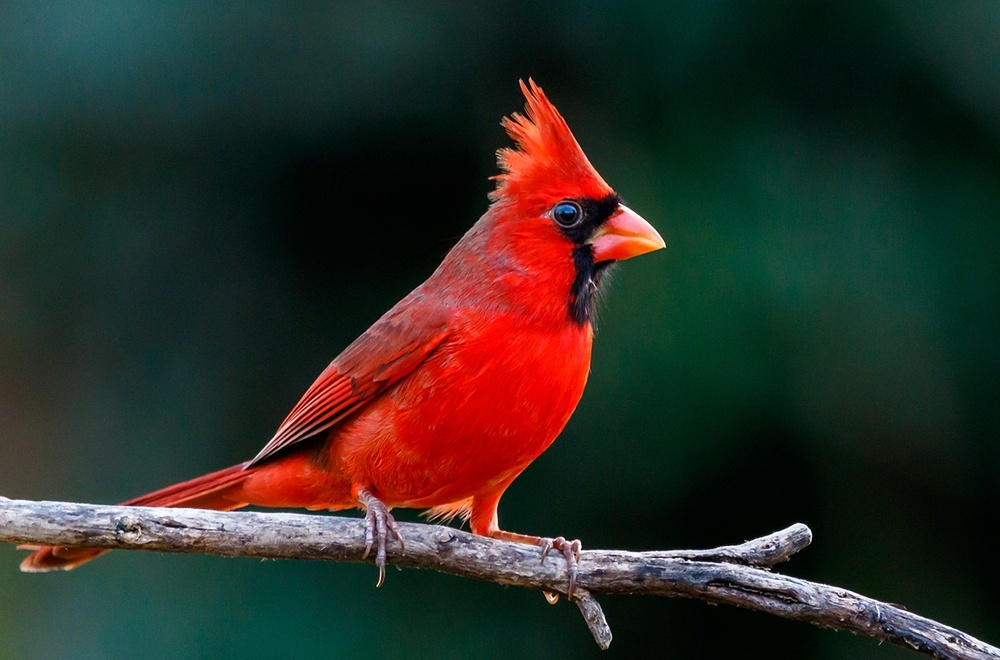
#> input picture XLA/Image/bird1.jpg, 1000 x 660 px, shrunk from 1212 x 800 before the run, given in place of the camera
$ jupyter execute edge_detection_cam.ipynb   (older library calls are emulated)
#> lines starting #> are read from the running program, lines starting #| are printed output that depends on the picture; after the words box and inside, x2 and y2 are one past the last pixel; in counts of white or black regions, pixels touching at a corner belong together
#> further down, frame is the input picture: shape (660, 1000, 3); mean B, G, R 38.6, 45.7, 45.3
[cell 1]
import matplotlib.image as mpimg
import matplotlib.pyplot as plt
import numpy as np
import cv2

[cell 2]
def canny(image_color):

    threshold_1 = 30
    threshold_2 = 80
    image_gray = cv2.cvtColor(image_color, cv2.COLOR_BGR2GRAY)
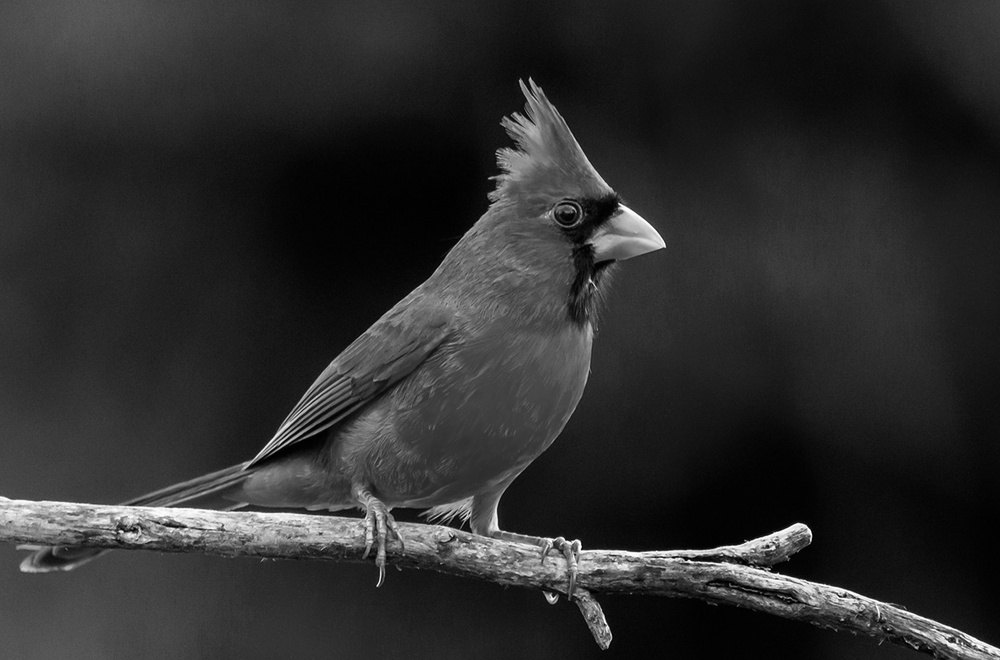
#> image_gray: shape (660, 1000); min 0, max 255, mean 44.8
    canny = cv2.Canny(image_gray, threshold_1, threshold_2)
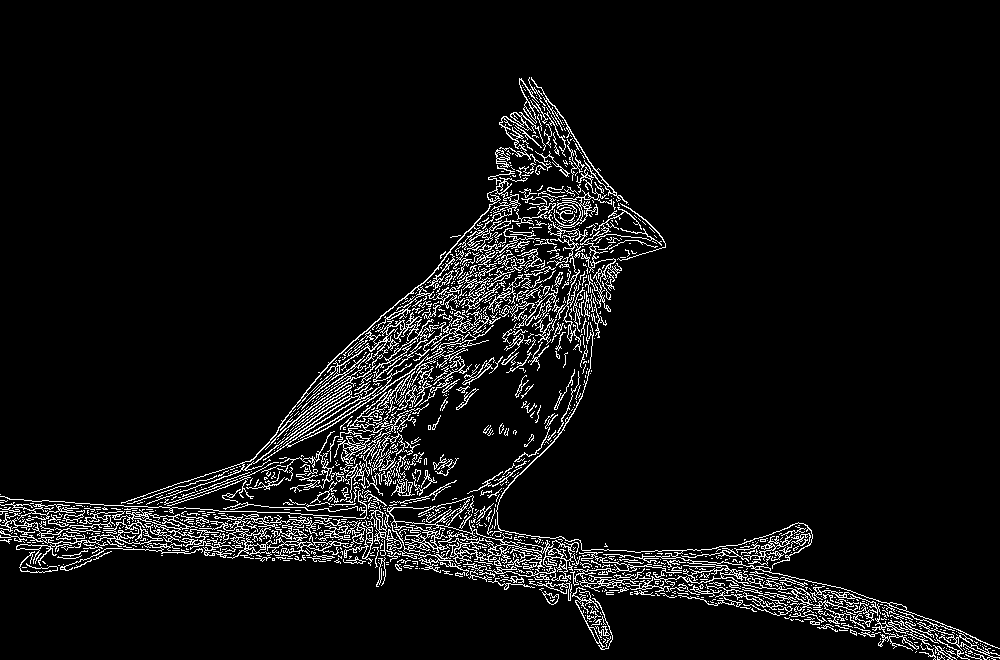
#> canny: shape (660, 1000); 6.1% white in thin lines or dots, all inside (x1, y1, x2, y2) = (0, 77, 1000, 660)

    return canny

[cell 3]
def Laplace(image_color):

    image_gray = cv2.cvtColor(image_color, cv2.COLOR_BGR2GRAY)
    laplacian = cv2.Laplacian(image_gray, cv2.CV_64F)

    return laplacian

[cell 4]
def sobely(image_color):

    image_gray = cv2.cvtColor(image_color, cv2.COLOR_BGR2GRAY)
    y_sobel = cv2.Sobel(image_gray, cv2.CV_64F, 1, 0, ksize = 7)

    return y_sobel

[cell 5]
def sobelx(image_color):

    image_gray = cv2.cvtColor(image_color, cv2.COLOR_BGR2GRAY)
    x_sobel = cv2.Sobel(image_gray, cv2.CV_64F, 0, 1, ksize = 7)

    return x_sobel

[cell 6]
cap = cv2.VideoCapture(0)

while True:
    ret, frame = cap.read() # Cap.read() returns a ret bool to indicate success.
    cv2.imshow('Live Edge Detection', canny(frame))
    cv2.imshow('Webcam Video', frame)
    if cv2.waitKey(1) == 13: #13 Enter Key
#> (key Esc is pressed here)
        break

cap.release() # camera release
cv2.destroyAllWindows()

$ run again, on XLA/Image/d7b2e52d246dffe794a6a1c750a05593.jpg
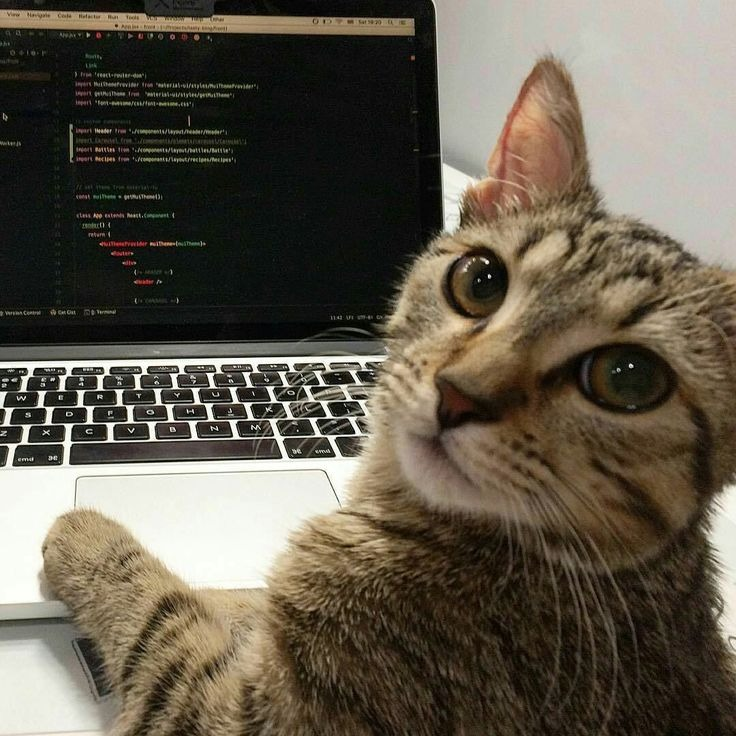
#> input picture XLA/Image/d7b2e52d246dffe794a6a1c750a05593.jpg, 736 x 736 px, given in place of the camera
#> frame is the input picture: shape (736, 736, 3); mean B, G, R 76.8, 90.7, 98.3
#> in canny, `image_gray = cv2.cvtColor(image_color, cv2.COLOR_BGR2GRAY)`:
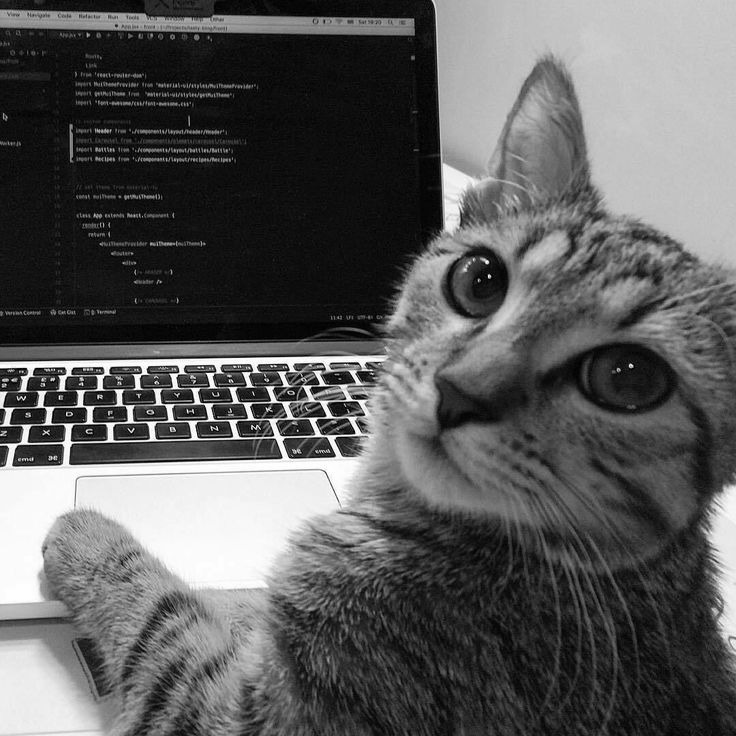
#> image_gray: shape (736, 736); min 0, max 255, mean 91.4
#> in canny, `canny = cv2.Canny(image_gray, threshold_1, threshold_2)`:
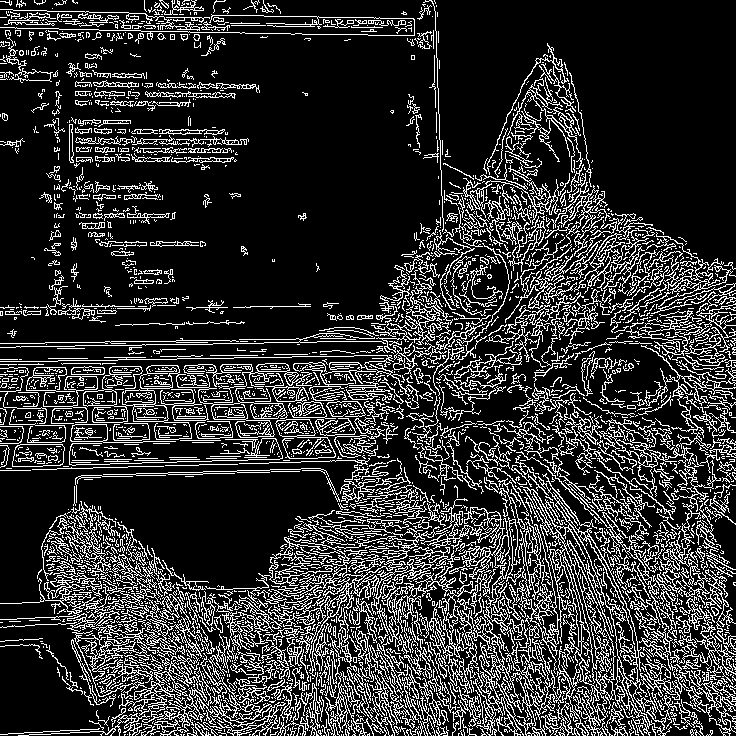
#> canny: shape (736, 736); 19.4% white in thin lines or dots
